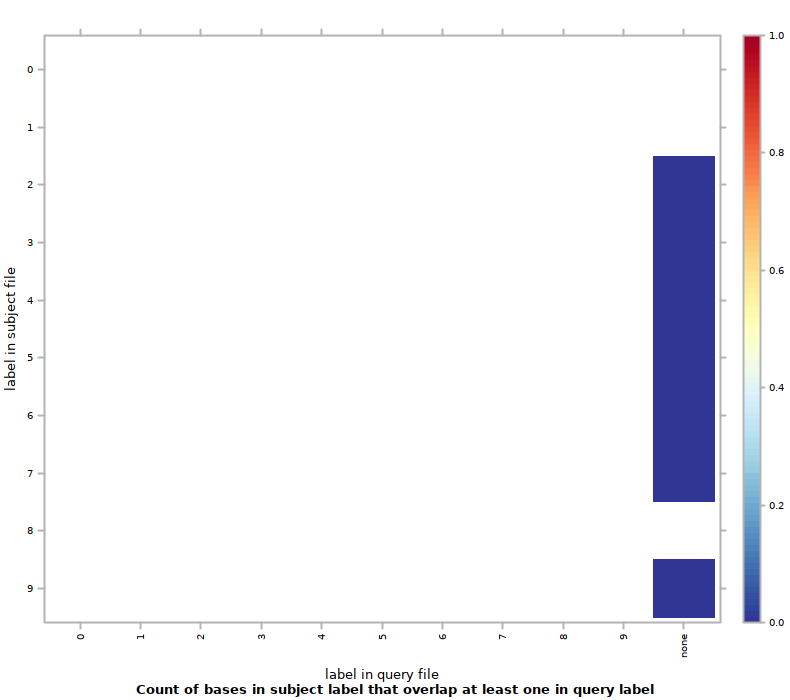

Recreate this plot in R.
#!/usr/bin/env Rscript
## transcript produced by Segtools 1.1.14

segtools.r.dirname <-
  system2("python",
          c("-c", "'import segtools; print segtools.get_r_dirname()'"),
          stdout = TRUE)

source(file.path(segtools.r.dirname, 'common.R'))
source(file.path(segtools.r.dirname, 'overlap.R'))
save.overlap.performance('./K5ex30bp50bp/overlap-direct', 'overlap.performance', './K5ex30bp50bp/overlap-direct/overlap.tab', row.normalize = 'FALSE', mnemonic_file = '', clobber = FALSE, col_mnemonic_file = '')
save.overlap.heatmap('./K5ex30bp50bp/overlap-direct', 'overlap', './K5ex30bp50bp/overlap-direct/overlap.tab', clobber = FALSE, col_mnemonic_file = '', cluster = FALSE, max_contrast = FALSE, row.normalize = 'FALSE', mnemonic_file = '')
